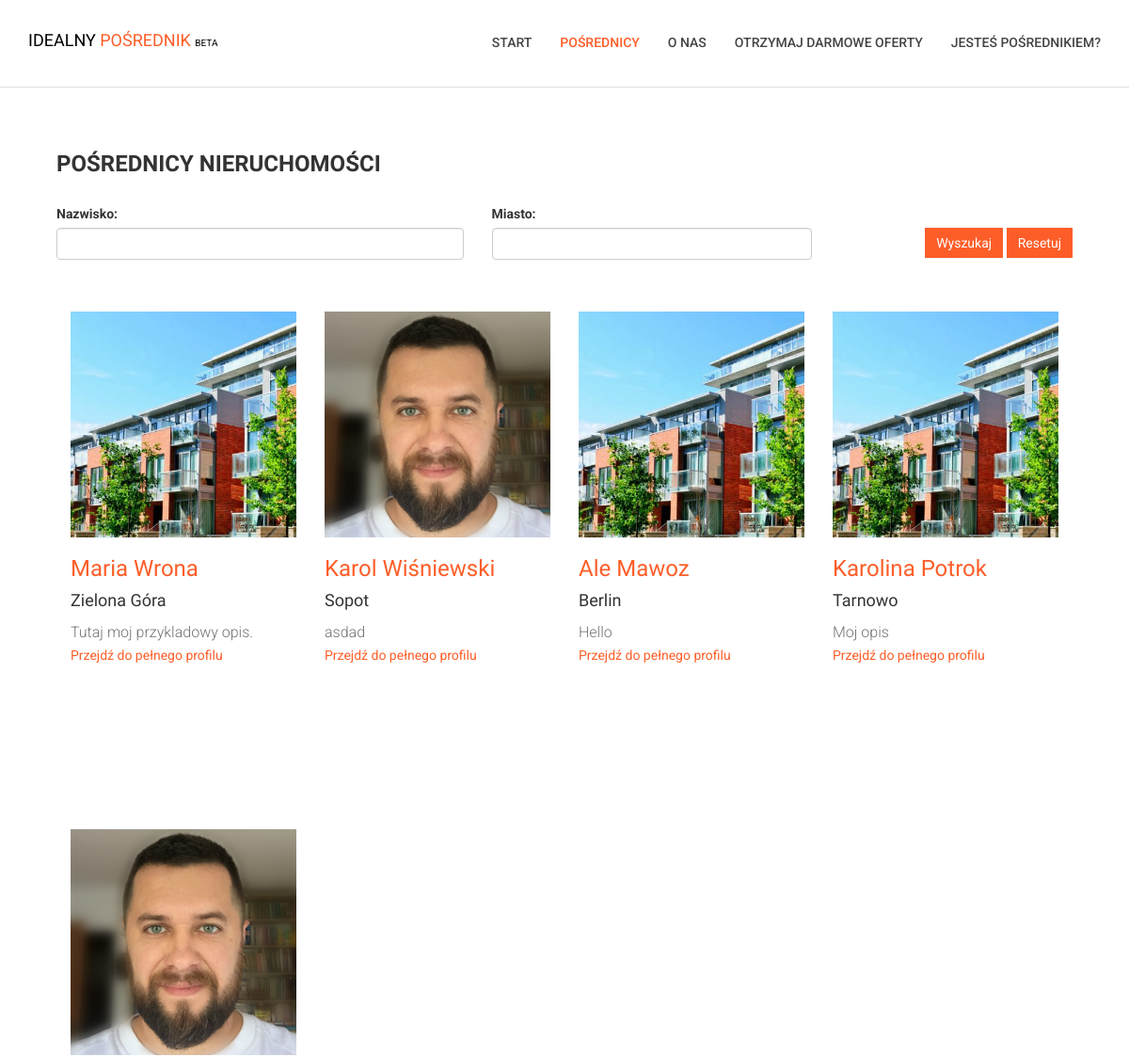
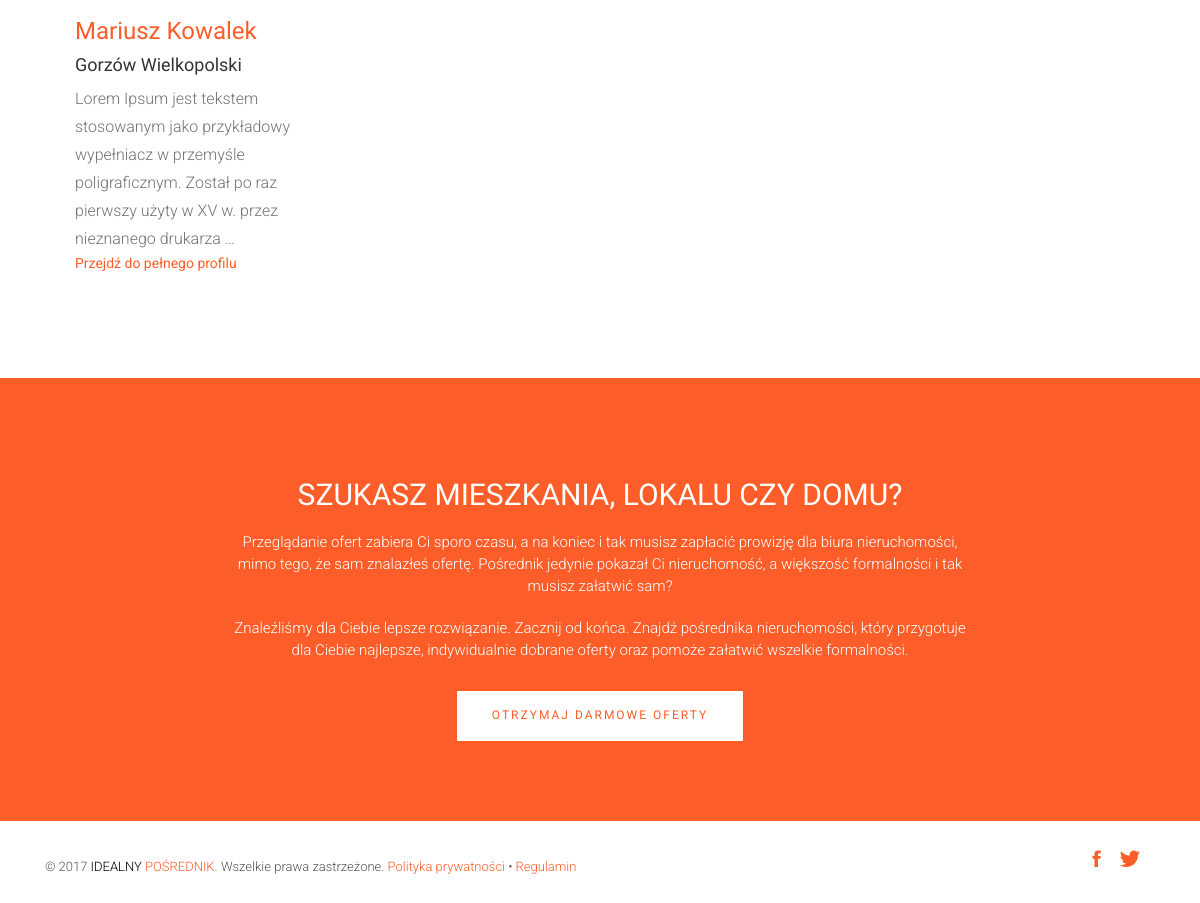
Screenshot of /posrednicy/ with the database file from the repository (2 pictures, top to bottom).
### profiles/models.py (models this page shows, shortened)
class Profile(models.Model):
	def validate_image(fieldfile_obj):
		filesize = fieldfile_obj.file.size
		megabyte_limit = 1
		if filesize > megabyte_limit*1024*1024:
			raise ValidationError("Zbyt duży rozmiar pliku. Użyj zdjęcia o rozmiarze poniżej %sMB" % str(megabyte_limit))
	user = models.OneToOneField(User, blank=True, null=True)
	avatar = models.ImageField(upload_to='avatar', blank=True, validators=[validate_image])
	description = models.TextField(blank=True)
	city = models.CharField(max_length=100, blank=True)
	updated = models.DateTimeField(auto_now=True, auto_now_add=False)
	timestamp = models.DateTimeField(auto_now=False, auto_now_add=True)

### profiles/views.py (the view)
def profile_list(request):
	profile_list = Profile.objects.filter(city__gt='', description__gt='').order_by('?')
	profile_filter = ProfileFilter(request.GET, queryset=profile_list)
	return render(request, 'profiles/profile_list.html', {'filter': profile_filter})

### profiles/templates/profiles/profile_list.html (shortened to what this page needs)
{% extends "base.html" %}
{% load static from staticfiles %}
{% load crispy_forms_tags %}
{% load widget_tweaks %}
{% load thumbnail %}
{% block content%}
<section id="page">
    <div class="container">
        <div class="row">
            <div class="col-md-12 col-sm-12">
                <div class="block wow fadeInLeft" data-wow-delay=".3s" data-wow-duration="500ms">
                    <h2>
                    Pośrednicy nieruchomości
                    </h2>
                    <form method="get">
                        <div class="row">
                            <div class="form-group col-md-5 col-sm-5">
                              {{ filter.form.user__last_name.label_tag }}
                              {% render_field filter.form.user__last_name class="form-control" %}
                            </div>
                            <div class="form-group col-md-4 col-sm-4">
                              {{ filter.form.city.label_tag }}
                              {% render_field filter.form.city class="form-control" %}
                            </div>
                            <div class="form-group col-md-3 col-sm-3">
                                <div class="filter-btns">
                                    <button type="submit" class="btn btn-default orange">Wyszukaj</button>
                                    <a href="{% url 'profiles:list' %}" class="btn btn-default orange">Resetuj</a>
                                </div>
                            </div>
                        </div>
                    </form>
                    <p>
                        {% for profile in filter.qs|slice:":24" %}
                        <div class="col-md-3 col-sm-6 profile-list-item">
                        {% if profile.avatar %}
                        <a href="{% url 'profiles:detail' pk=profile.pk %}">
                            <img src="{{ profile.avatar|thumbnail_url:'avatar' }}" class="img-responsive" alt="{{ profile.user.get_full_name }}" width=400></a>
                        {% else %}
                        <a href="{% url 'profiles:detail' pk=profile.pk %}">
                            <img src="{% static 'images/avatar-default.jpg' %}"  class="img-responsive" alt="{{ profile.user.get_full_name }}" width=400>
                        </a>
                        {% endif %}
                            <h3><a href="{% url 'profiles:detail' pk=profile.pk %}">{{ profile.user.get_full_name }}</a></h3>
                            {% if profile.city %}
                            <h4> {{ profile.city }}</h4>
                            {% endif %}
                            <p class="profile-description-list">{{ profile.description|truncatewords_html:22 }}</p>
                            <a href="{% url 'profiles:detail' pk=profile.pk %}" class="profil-link">Przejdź do pełnego profilu</a>
                        </div>
                        {% endfor %}
                    </p>
                </div>
            </div>
        </div>
    </div>
</section>
{% endblock %}

### templates/base.html (shortened to what this page needs)
{% load static from staticfiles %}
<!DOCTYPE html>
<html class="no-js">
    <head>
        {% include 'css.html' %}
    </head>
    <body>
        {% include 'header.html' %}
        <section id="messages">
            <div class="container">
                <div class="row">
                    <div class="col-md-12">
                    </div>
                </div>
            </div>
        </section>
        {% block content %}
        {% endblock %}
        <section id="call-to-action">
            <div class="container">
                <div class="row">
                    <div class="col-md-8 col-md-offset-2">
                        <div class="block">
                            <h2 class="title wow fadeInDown" data-wow-delay=".3s" data-wow-duration="500ms">Szukasz mieszkania, lokalu czy domu?</h1>
                            <p class="wow fadeInDown" data-wow-delay=".5s" data-wow-duration="500ms">Przeglądanie ofert zabiera Ci sporo czasu, a na koniec i tak musisz zapłacić prowizję dla biura nieruchomości, mimo tego, że sam znalazłeś ofertę. Pośrednik jedynie pokazał Ci nieruchomość, a większość formalności i tak musisz załatwić sam?</p>
                            <p class="wow fadeInDown" data-wow-delay=".5s" data-wow-duration="500ms">Znaleźliśmy dla Ciebie lepsze rozwiązanie. Zacznij od końca. Znajdź pośrednika nieruchomości, który przygotuje dla Ciebie najlepsze, indywidualnie dobrane oferty oraz pomoże załatwić wszelkie formalności.</p>
                            <a href="{% url 'contact' %}" class="btn btn-default btn-contact wow fadeInDown" data-wow-delay=".7s" data-wow-duration="500ms">Otrzymaj darmowe oferty</a>
                        </div>
                    </div>
                </div>
            </div>
        </section>
        <footer id="footer">
            <div class="container">
                <div class="col-md-8">
                    <p class="copyright">&copy; <span>2017</span>    <a href="{% url 'home' %}" >
                        <span style="color: #000">IDEALNY</span><span style="color: #fd5e29"> POŚREDNIK.</span>
                    </a> Wszelkie prawa zastrzeżone. <a href="{% url 'policy' %}">Polityka prywatności</a> • <a href="{% url 'toc' %}">Regulamin</a>
                </div>
                <div class="col-md-4">
                    <ul class="social">
                        <li>
                            <a href="#" class="Facebook">
                                <i class="ion-social-facebook"></i>
                            </a>
                        </li>
                        <li>
                            <a href="#" class="Twitter">
                                <i class="ion-social-twitter"></i>
                            </a>
                        </li>
                    </ul>
                </div>
            </div>
        </footer>
    </body>
</html>

### templates/meta.html (shortened to what this page needs)
{% load static from staticfiles %}

### templates/css.html
{% load static from staticfiles %}
<link rel="stylesheet" href="{% static 'css/bootstrap.min.css' %}">
<link rel="stylesheet" href="{% static 'css/ionicons.min.css' %}">
<link rel="stylesheet" href="{% static 'css/animate.css' %}">
<link rel="stylesheet" href="{% static 'css/slider.css' %}">
<link rel="stylesheet" href="{% static 'css/main.css' %}">
<link rel="stylesheet" href="{% static 'css/responsive.css' %}">

### templates/javascript.html (shortened to what this page needs)
{% load static from staticfiles %}

### templates/header.html (shortened to what this page needs)
{% load static from staticfiles %}
<header id="top-bar" class="navbar-fixed-top animated-header">
    <div class="container">
        <div class="navbar-header">
            <div class="navbar-brand">
                <a href="{% url 'home' %}" >
                    <span style="color: #000; font-weight: 400;">IDEALNY</span><span style="color: #fd5e29; font-weight: 400;"> POŚREDNIK</span>
                    <span style="color: #000; font-weight: 400; font-size: 10px;"> BETA</span>
                </a>
            </div>
        </div>
        <nav class="collapse navbar-collapse navbar-right" role="navigation">
            <div class="main-menu">
                <ul class="nav navbar-nav navbar-right">
                    <li {% if request.resolver_match.url_name == 'home' %}class="active"{% endif %}>
                        <a href="{% url 'home' %}" >Start</a>
                    </li>
                    <li {% if request.resolver_match.url_name == 'list' %}class="active"{% endif %}><a href="{% url 'profiles:list' %}">Pośrednicy</a></li>
                    <li {% if request.resolver_match.url_name == 'about' %}class="active"{% endif %}><a href="{% url 'about' %}">O nas</a></li>
                    <li {% if request.resolver_match.url_name == 'contact' %}class="active"{% endif %}><a href="{% url 'contact' %}">Otrzymaj darmowe oferty</a></li>
                    {% if user.is_authenticated %}
					  <li class="dropdown">
                        <a href="{% url 'panel' %}" class="dropdown-toggle btn-panel">{{ user.get_full_name }} <span class="caret"></span></a>
                        <div class="dropdown-menu">
                            <ul>
                                <li><a href="{% url 'panel' %}">Panel</a>
                                <li><a href="{% url 'account_email' %}">Zmień E-Mail</a></li>
                                <li><a href="{% url 'account_logout' %}">Wyloguj się</a></li>
                            </ul>
                        </div>
                        </li>
                        <li>
                        {% if user.profile.avatar %}
                        <img src="{{ user.profile.avatar.url}}" id="profil-nav" class="img-responsive" alt="{{ profile.user.get_full_name }}" width=52>
                        {% else %}
                        <img src="{% static 'images/avatar-default.jpg' %}" id="profil-nav" class="img-responsive" alt="{{ profile.user.get_full_name }}" width=52>
                        {% endif %}
                        </li>
					{% else %}
                        <li {% if request.resolver_match.url_name == 'account_signup' %}class="dropdown active"{% else %} class="dropdown"{% endif %}>
                            <a href="{% url 'account_signup' %}">Jesteś pośrednikiem?</a>
                        </li>
					{% endif %}
                </ul>
            </div>
        </nav>
    </div>
</header>

### assets/css/main.css (style rules this page uses)
body { font-family: 'Roboto', sans-serif; }
h1, h2, h3, h4, h5, h6 { font-family: 'Roboto Condensed', sans-serif; }
p { font-family: 'Roboto', sans-serif; line-height: 22px; font-size: 16px; font-weight: 300; }
ul { padding-left: 0; font-size: 16px; }
ul li { list-style: none; font-size: 16px; color: #727272; line-height: 28px; font-weight: 300; }
h2 { font-size: 26px; }
a { color: #fd5e29; }
a.profil-link { font-weight: 400; }
form { margin-bottom: 40px; }
.title { font-size: 30px; line-height: 1.1; font-weight: 300; color: #333; text-transform: uppercase; margin-bottom: 20px; }
.navbar-header .navbar-brand { padding: 5px 0; }
.navbar-header .navbar-brand a { height: auto; display: inline-block; margin-top: 8px; }
#top-bar { background: #fff; color: #fff; -webkit-transition: all 0.2s ease-out 0s; transition: all 0.2s ease-out 0s; padding: 15px 0; -webkit-box-shadow: 0 0 3px 0 rgba(0, 0, 0, 0.1); box-shadow: 0 0 3px 0 rgba(0, 0, 0, 0.1); border-bottom: 1px solid #dedede; }
#top-bar.animated-header { padding: 20px 0; background: #ffffff; box-shadow: none; }
#top-bar .main-menu li > a { color: #444; }
#top-bar .main-menu li { position: relative; }
#top-bar .main-menu li a { font-size: 14px; font-weight: 500; border-bottom: 2px solid transparent; -webkit-transition: .3s all; -o-transition: .3s all; transition: .3s all; text-transform: uppercase; }
#top-bar .main-menu li.active a { color: #fd5e29; }
#call-to-action { background: #fd5e29; background-size: cover; background-attachment: fixed; padding: 80px 0; text-align: center; position: relative; color: #fff; }
#call-to-action .block { position: relative; z-index: 99; color: #fff; }
#call-to-action .block h2 { margin-bottom: 15px; color: #fff; }
#call-to-action .block p { font-size: 15px; font-weight: 300; font-family: 'Roboto', sans-serif; margin-top: 20px; }
#call-to-action .block .btn-contact { background: #fff; border: none; color: #fd5e29; padding: 16px 35px; margin-top: 20px; font-size: 12px; letter-spacing: 2px; text-transform: uppercase; border-radius: 0; }
#page { padding: 30px 0 70px; }
#page .block { padding: 20px 30px 0 30px; }
#page .block h2 { font-size: 24px; font-weight: 600; margin-bottom: 30px; text-transform: uppercase; }
#page .block p { color: #727272; font-size: 16px; line-height: 28px; margin-bottom: 35px; }
#page .block img { max-width: 100%; }
#footer { background: #fff; padding: 25px 0; color: #555; }
#footer .copyright { font-size: 13px; margin-bottom: 0; margin-top: 10px; }
#footer .copyright a { color: #fd5e29; }
#footer .social { text-align: right; margin-bottom: 0; }
#footer .social li { display: inline-block; margin-right: 15px; }
#footer .social li a { font-size: 22px; color: #fd5e29; }
#messages { margin-top: 90px; }
.profile-list-item { min-height: 550px; }
#page .block p.profile-description-list { margin-bottom: 0; }
.filter-btns { padding-top: 20px; text-align: right; }
.btn.btn-default.orange { background-color: #fd5e29; color: #fff; border-radius: 0; border: none; margin-top: 5px; }

### rows the page displays
Profile: user.get_full_name "Maria Wrona", city "Zielona Góra", description "Tutaj moj przykladowy opis."
Profile: avatar|thumbnail_url (picture), user.get_full_name "Karol Wiśniewski", city "Sopot", description "asdad"
Profile: user.get_full_name "Ale Mawoz", city "Berlin", description "Hello"
Profile: user.get_full_name "Karolina Potrok", city "Tarnowo", description "Moj opis"
Profile: avatar|thumbnail_url (picture), user.get_full_name "Mariusz Kowalek", city "Gorzów Wielkopolski", description "Lorem Ipsum jest tekstem stosowanym jako przykładowy wypełniacz w przemyśle poligraficznym. Został po raz pierwszy użyty w XV w. przez nieznanego drukarza …"

### other values shown
{{ filter.form.user__last_name.label_tag }} "Nazwisko:"
{{ filter.form.city.label_tag }} "Miasto:"
